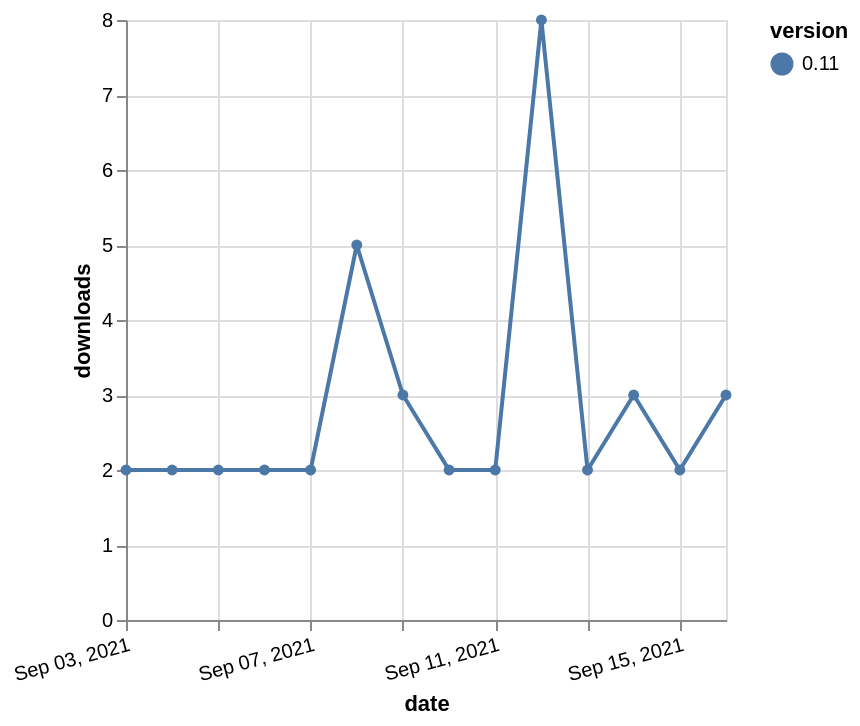

Describe this chart as a Vega-Lite specification.
### Vega-Lite specification from a JSON file in a GitHub repository (floating-point values rounded to 4 significant figures)
{"$schema": "https://vega.github.io/schema/vega-lite/v5.json", "description": "A simple bar chart with embedded data.", "data": {"values": [{"date": "2021-09-03", "total": 2739, "delta": 2, "version": "0.11"}, {"date": "2021-09-04", "total": 2741, "delta": 2, "version": "0.11"}, {"date": "2021-09-05", "total": 2743, "delta": 2, "version": "0.11"}, {"date": "2021-09-06", "total": 2745, "delta": 2, "version": "0.11"}, {"date": "2021-09-07", "total": 2747, "delta": 2, "version": "0.11"}, {"date": "2021-09-08", "total": 2752, "delta": 5, "version": "0.11"}, {"date": "2021-09-09", "total": 2755, "delta": 3, "version": "0.11"}, {"date": "2021-09-10", "total": 2757, "delta": 2, "version": "0.11"}, {"date": "2021-09-11", "total": 2759, "delta": 2, "version": "0.11"}, {"date": "2021-09-12", "total": 2767, "delta": 8, "version": "0.11"}, {"date": "2021-09-13", "total": 2769, "delta": 2, "version": "0.11"}, {"date": "2021-09-14", "total": 2772, "delta": 3, "version": "0.11"}, {"date": "2021-09-15", "total": 2774, "delta": 2, "version": "0.11"}, {"date": "2021-09-16", "total": 2777, "delta": 3, "version": "0.11"}]}, "width": "container", "mark": {"type": "line", "point": {"filled": true}}, "encoding": {"x": {"field": "date", "type": "temporal", "timeUnit": "yearmonthdate", "title": "date", "axis": {"labelAngle": -15}}, "y": {"field": "delta", "type": "quantitative", "title": "downloads"}, "color": {"field": "version", "type": "nominal"}, "tooltip": {"field": "delta"}}}
